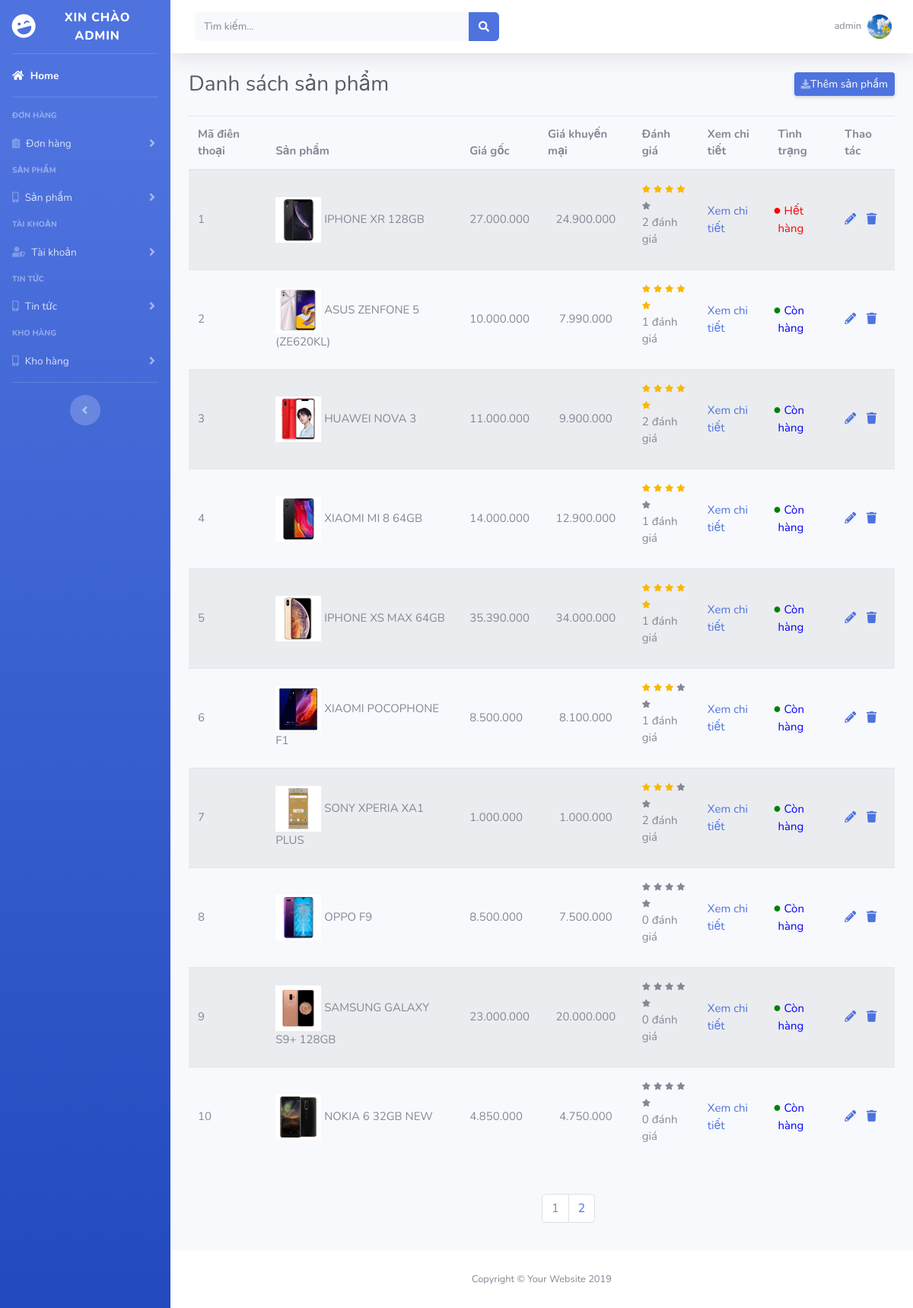
Screenshot of /admin/danhsachsanpham.php (signed in) with the database file from the repository.
### tables this page shows
CREATE TABLE `thong_tin_tai_khoan` (
  `id` int(11) NOT NULL,
  `ho` varchar(255) DEFAULT NULL,
  `ten` varchar(255) DEFAULT NULL,
  `sdt` int(12) DEFAULT NULL,
  `email` varchar(255) DEFAULT NULL,
  `avatar` varchar(500) DEFAULT NULL,
  `dia_chi` varchar(500) DEFAULT NULL
);

CREATE TABLE `thong_tin_dien_thoai` (
  `ma_dt` int(11) NOT NULL,
  `ten_dt` varchar(250) NOT NULL,
  `gia_goc` int(11) NOT NULL,
  `gia_khuyen_mai` int(11) DEFAULT NULL,
  `anh_sp` varchar(500) DEFAULT NULL,
  `hinh_anh_lien_quan` varchar(1000) DEFAULT NULL,
  `man_hinh` varchar(250) DEFAULT NULL,
  `camera_truoc` varchar(250) DEFAULT NULL,
  `camera_sau` varchar(250) DEFAULT NULL,
  `ram` varchar(250) DEFAULT NULL,
  `bo_nho_trong` varchar(250) DEFAULT NULL,
  `cpu` varchar(250) DEFAULT NULL,
  `gpu` varchar(250) DEFAULT NULL,
  `dung_luong_pin` varchar(250) DEFAULT NULL,
  `he_dieu_hanh` varchar(250) DEFAULT NULL,
  `sale` int(11) DEFAULT NULL,
  `ma_danh_muc` int(11) DEFAULT NULL,
  `mo_ta` mediumtext DEFAULT NULL,
  `sl_trong_kho` int(11) DEFAULT NULL,
  `hang` int(11) DEFAULT NULL
);

### admin/file-hien-thi/hienthidienthoai.php (the view, shortened to what this page needs)
<!DOCTYPE html>
<html lang="en">
<head>
</head>
<body>
	<?php include('connect.php');?>
	<?php
		$kichthuoctrang = 10;
		if(!isset($_GET['tranghientai']) || $_GET['tranghientai'] == 1){
			$tranghientai = 1;
			$dongbatdau = 0;
		}else{
			$tranghientai = $_GET['tranghientai'];
			$dongbatdau = ($tranghientai -1) * $kichthuoctrang;
		}
	?>
	<?php
		$data_dt = "select * from thong_tin_dien_thoai limit $dongbatdau,$kichthuoctrang";
		$recordset_dt = mysqli_query($con,$data_dt);
	?>
	<?php
		while($dt = mysqli_fetch_assoc($recordset_dt)){
			$trang_thai = $dt['sl_trong_kho'];
			if($trang_thai > 0){
				$trang_thai = "Còn hàng";
				$color = "color: blue";
				$color_i = "color:green";
			}else{
				$trang_thai = "Hết hàng";
				$color = "color: red";
				$color_i = "";
			}
	?>
		<tr>
			<td><?=$dt['ma_dt']?></td>
			<td>
				<?php
					if($dt['anh_sp'] != ""){
				?>
					<img src="../images/<?=$dt['anh_sp']?>">
					<?=$dt['ten_dt']?>
				<?php
				}else{
				?>
					<img src="https://us.123rf.com/450wm/pavelstasevich/pavelstasevich1811/pavelstasevich181101065/112815953-stock-vector-no-image-available-icon-flat-vector.jpg?ver=6">
					<?=$dt['ten_dt']?>
				<?php
				}
				?>
			</td>
			<td valign="center"><?=number_format($dt['gia_goc'],0,',','.')?></td>
			<td style="text-align: center;"><?=number_format($dt['gia_khuyen_mai'],0,',','.');?></td>
			<td>
				<?php
					$ma_dt = $dt['ma_dt'];
					$star = 0;
					$bien = 0;
					$ss = "select * from danh_gia_sp where ma_dt = $ma_dt";
					$sql = mysqli_query($con,$ss);
					 while ($dg = mysqli_fetch_assoc($sql)) {
					     $star += $dg['so_sao'];
					     $bien++;
					}
					 if($star != 0){
					    $star = (int)($star / $bien);
					}
				?>
				<?php
				$tong_dg = 0;
					for($j=1;$j<=5;$j++){
						$sl_dg = "select * from danh_gia_sp where so_sao = $j and ma_dt = $ma_dt";
						$sl_sao = mysqli_query($con,$sl_dg);
						$so_sao = mysqli_num_rows($sl_sao);
						$tong_dg += $so_sao;
					}
				?>
				<?php
				if($star != 0){
				?>
				<?php
					for($i=0;$i<$star;$i++){
				?>
				<i style="color: #f8b802" class="fas fa-star"></i>
				<?php
				}
				?>
				<?php
					for($i=0;$i<5-$star;$i++){
				?>
					<i class="fas fa-star"></i>
				<?php
				}
				?>
				<br><p><?=$tong_dg?> đánh giá</p>
				<?php
				}else{
				?>
					<i class="fas fa-star"></i>
					<i class="fas fa-star"></i>
					<i class="fas fa-star"></i>
					<i class="fas fa-star"></i>
					<i class="fas fa-star"></i><br>
					<p>0 đánh giá</p>
				<?php
				}
				?>
			</td>
			<td>
		 	<a href="#" data-toggle="modal" data-target="#myModal_<?=$dt['ma_dt']?>">Xem chi tiết</a>
			</td>
			<td style="<?=$color?>"><i style="<?=$color_i?>" class="fas fa-circle"></i><?=$trang_thai?></td>
			<td>
				<a href="CRUD-DT/formsuadt.php?ma_dt=<?=$dt['ma_dt']?>&tranghientai=<?=$tranghientai?>" title="Cập nhật"><i class="fas fa-pencil-alt"></i></i></a>
				<a onclick="return confirm('Bạn có thực sự muốn xóa sản phẩm này')" href="CRUD-DT/xulyxoasp.php?ma_dt=<?=$dt['ma_dt']?>&tranghientai=<?=$tranghientai?>" title="Xóa"><i class="fas fa-trash"></i></a>
			</td>
		</tr>
	<?php
	}
	?>
</body>
</html>

### admin/menu.php (shortened to what this page needs)
<div id="wrapper">
  <ul class="navbar-nav bg-gradient-primary sidebar sidebar-dark accordion" id="accordionSidebar">
    <a class="sidebar-brand d-flex align-items-center justify-content-center" href="index.php">
      <div class="sidebar-brand-icon rotate-n-15">
        <i class="fas fa-laugh-wink"></i>
      </div>
      <?php if($_SESSION['level'] == 1) {
      ?>
        <div class="sidebar-brand-text mx-3"><span>Xin chào admin</span></div>
      <?php
      }else{
      ?>
        <div class="sidebar-brand-text mx-3"><span>Chào mừng </span></div>
      <?php
      }
      ?>
    </a>
    <hr class="sidebar-divider my-0">
    <li class="nav-item active">
      <a class="nav-link" href="index.php">
  <i class="fas fa-home"></i>
        <span>Home</span></a>
    </li>
    <hr class="sidebar-divider">
    <div class="sidebar-heading">
      Đơn hàng
    </div>
    <li class="nav-item">
      <a class="nav-link collapsed" href="#" data-toggle="collapse" data-target="#collapseTwo" aria-expanded="true" aria-controls="collapseTwo">
        <i class="fas fa-clipboard-list"></i>
        <span>Đơn hàng</span>
      </a>
    </li>
    <div class="sidebar-heading">
      Sản phẩm
    </div>
    <li class="nav-item">
      <a class="nav-link collapsed" href="#" data-toggle="collapse" data-target="#collapseUtilities" aria-expanded="true" aria-controls="collapseUtilities">
        <i class="fas fa-mobile-alt"></i>
        <span>Sản phẩm</span>
      </a>
    </li>
    <div class="sidebar-heading">
      Tài khoản
    </div>
    <li class="nav-item">
      <a class="nav-link collapsed" href="#" data-toggle="collapse" data-target="#collapsePages" aria-expanded="true" aria-controls="collapsePages">
        <i class="fas fa-user-shield"></i>
        <span>Tài khoản</span>
      </a>
    </li>
    <div class="sidebar-heading">
      Tin tức
    </div>
    <li class="nav-item">
      <a class="nav-link collapsed" href="#" data-toggle="collapse" data-target="#tintuc" aria-expanded="true" aria-controls="collapseUtilities">
        <i class="fas fa-mobile-alt"></i>
        <span>Tin tức</span>
      </a>
    </li>
    <div class="sidebar-heading">
      Kho hàng
    </div>
    <li class="nav-item">
      <a class="nav-link collapsed" href="#" data-toggle="collapse" data-target="#khohang" aria-expanded="true" aria-controls="collapseUtilities">
        <i class="fas fa-mobile-alt"></i>
        <span>Kho hàng</span>
      </a>
    </li>
    <hr class="sidebar-divider d-none d-md-block">
    <div class="text-center d-none d-md-inline">
      <button class="rounded-circle border-0" id="sidebarToggle"></button>
    </div>
  </ul>
  <div id="content-wrapper" class="d-flex flex-column">
    <div id="content">
      <nav class="navbar navbar-expand navbar-light bg-white topbar mb-4 static-top shadow">
        <form class="d-none d-sm-inline-block form-inline mr-auto ml-md-3 my-2 my-md-0 mw-100 navbar-search">
          <div class="input-group">
            <input type="text" class="form-control bg-light border-0 small" placeholder="Tìm kiếm..." aria-label="Search" aria-describedby="basic-addon2">
            <div class="input-group-append">
              <button class="btn btn-primary" type="button">
                <i class="fas fa-search fa-sm"></i>
              </button>
            </div>
          </div>
        </form>
        <ul class="navbar-nav ml-auto">
        <?php
          $id = $_SESSION['id'];
          include('../connect.php');
          $dulieu = "select * from thong_tin_tai_khoan where id = $id";
          $sql = mysqli_query($con,$dulieu);
          $tt = mysqli_fetch_assoc($sql);
        ?>
          <li class="nav-item dropdown no-arrow">
            <a class="nav-link dropdown-toggle" href="#" id="userDropdown" role="button" data-toggle="dropdown" aria-haspopup="true" aria-expanded="false">
              <span class="mr-2 d-none d-lg-inline text-gray-600 small"><?=$_SESSION['user'];?></span>
              <?php
                if(isset($tt) && $tt['avatar'] != ""){
              ?>
                <img class="img-profile rounded-circle" src="../images/<?=$tt['avatar']?>">
              <?php
              }else{
              ?>
                  <img class="img-profile rounded-circle" src="https://www.vietravel.com/Images/no-image-available.jpg">
              <?php
              }
              ?>
            </a>
          </li>
        </ul>
      </nav>

### admin/file-hien-thi/hienthidienthoai.php (style rules this page uses)
.ds_sp table tr td img { width: 60px; }
.ds_sp table tr td i.fa-star { font-size: 10px; }
.ds_sp table tr td i.fa-pencil-alt,i.fa-trash { margin-right: 10px; }
.ds_sp table tr td i.fa-circle { font-size: 8px; position: relative; top: -2px; left: -5px; }

### rows the page displays
thong_tin_tai_khoan: avatar (picture)
thong_tin_dien_thoai: ma_dt "1", anh_sp (picture), ten_dt "IPHONE XR 128GB", gia_goc "27.000.000", gia_khuyen_mai "24.900.000", tong_dg "2", sl_trong_kho "Hết hàng"
thong_tin_dien_thoai: ma_dt "2", anh_sp (picture), ten_dt "ASUS ZENFONE 5 (ZE620KL)", gia_goc "10.000.000", gia_khuyen_mai "7.990.000", tong_dg "1", sl_trong_kho "Còn hàng"
thong_tin_dien_thoai: ma_dt "3", anh_sp (picture), ten_dt "HUAWEI NOVA 3", gia_goc "11.000.000", gia_khuyen_mai "9.900.000", tong_dg "2", sl_trong_kho "Còn hàng"
thong_tin_dien_thoai: ma_dt "4", anh_sp (picture), ten_dt "XIAOMI MI 8 64GB", gia_goc "14.000.000", gia_khuyen_mai "12.900.000", tong_dg "1", sl_trong_kho "Còn hàng"
thong_tin_dien_thoai: ma_dt "5", anh_sp (picture), ten_dt "IPHONE XS MAX 64GB", gia_goc "35.390.000", gia_khuyen_mai "34.000.000", tong_dg "1", sl_trong_kho "Còn hàng"
thong_tin_dien_thoai: ma_dt "6", anh_sp (picture), ten_dt "XIAOMI POCOPHONE F1", gia_goc "8.500.000", gia_khuyen_mai "8.100.000", tong_dg "1", sl_trong_kho "Còn hàng"
thong_tin_dien_thoai: ma_dt "7", anh_sp (picture), ten_dt "SONY XPERIA XA1 PLUS", gia_goc "1.000.000", gia_khuyen_mai "1.000.000", tong_dg "2", sl_trong_kho "Còn hàng"
thong_tin_dien_thoai: ma_dt "8", anh_sp (picture), ten_dt "OPPO F9", gia_goc "8.500.000", gia_khuyen_mai "7.500.000", shows "0 đánh giá", sl_trong_kho "Còn hàng"
thong_tin_dien_thoai: ma_dt "9", anh_sp (picture), ten_dt "SAMSUNG GALAXY S9+ 128GB", gia_goc "23.000.000", gia_khuyen_mai "20.000.000", shows "0 đánh giá", sl_trong_kho "Còn hàng"
thong_tin_dien_thoai: ma_dt "10", anh_sp (picture), ten_dt "NOKIA 6 32GB NEW", gia_goc "4.850.000", gia_khuyen_mai "4.750.000", shows "0 đánh giá", sl_trong_kho "Còn hàng"

### other values shown
$_SESSION['user'] "admin"
